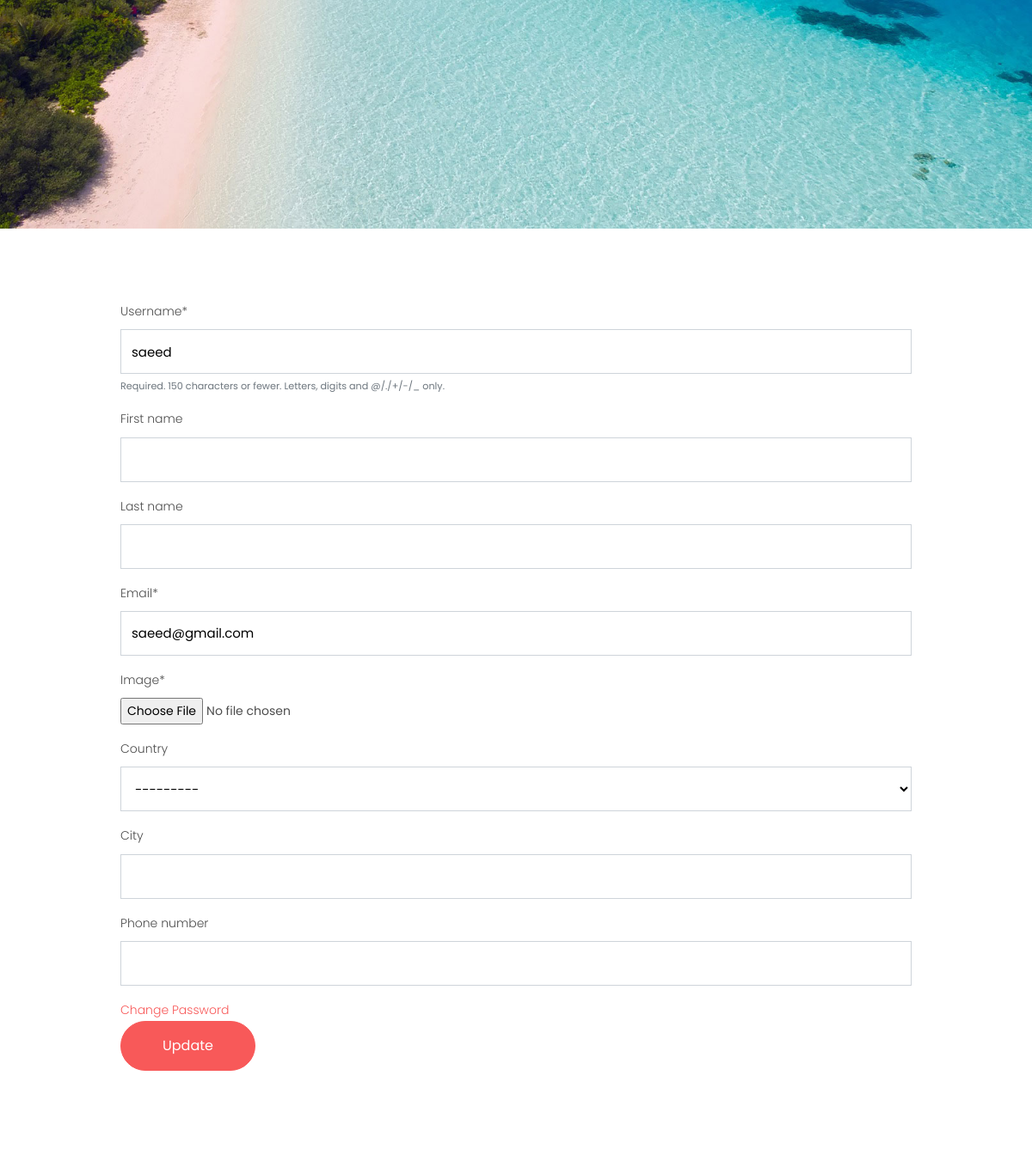
Before: /accounts/profile/saeed/update/ (middle part) with the older database file.
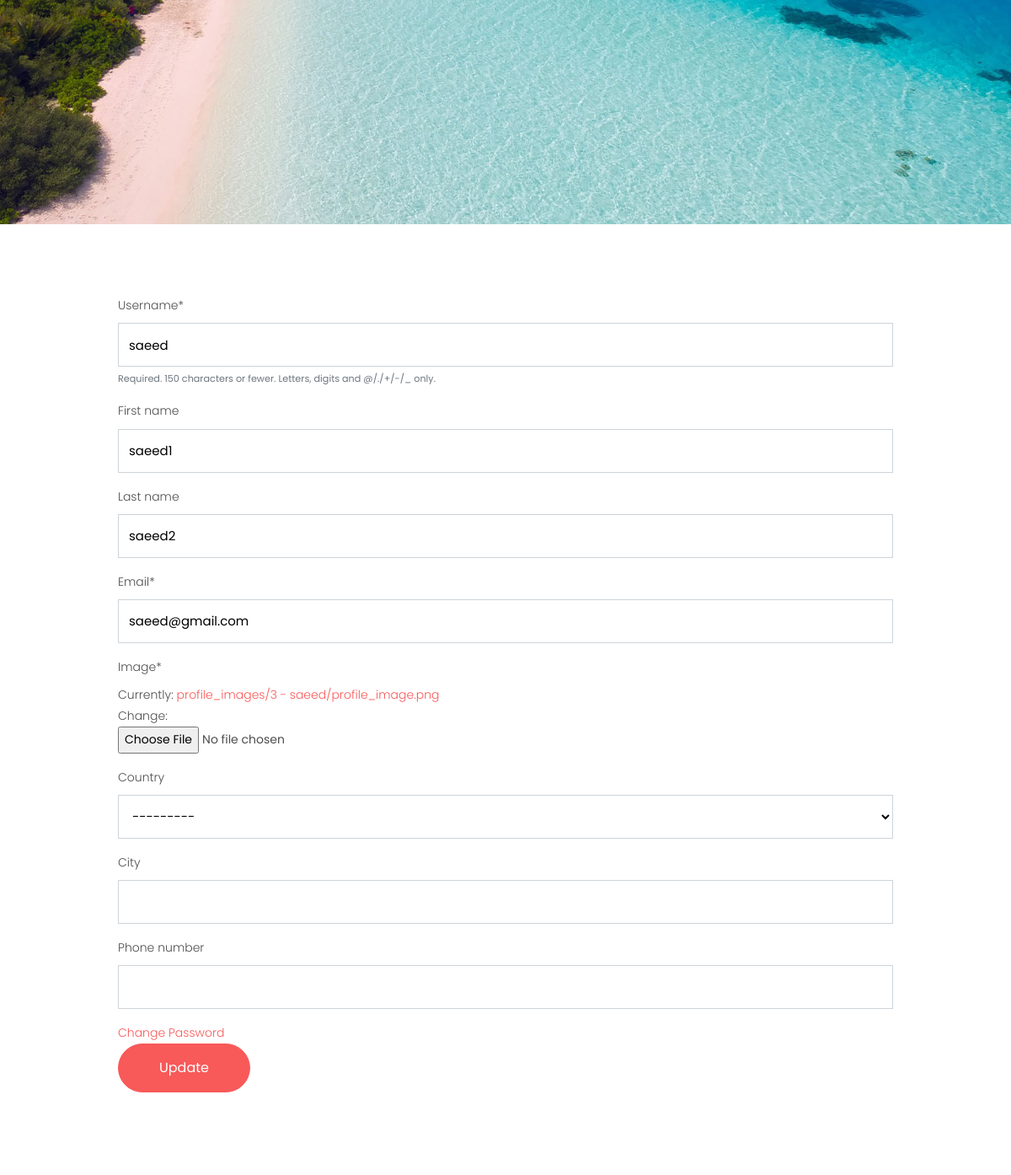
After: the same page with the newer database file.
### accounts/models.py (models this page shows, shortened)
class User(AbstractUser):
    email = models.EmailField('email address',unique=True)
    image = models.ImageField(upload_to=get_profile_image_filepath,default='default.png')
    country = CountryField(blank=True)
    city = models.CharField(max_length = 150,blank=True)
    phone_number = PhoneNumberField(blank=True)
    last_update = models.DateTimeField(auto_now=True)
    slug = models.SlugField(blank=True, null=True)
    toggle_cart_option = models.BooleanField(default=False)
    objects = MyUserManager()

### accounts/views.py (the view, shortened to what this page needs)
# urls.py: path('profile/<slug:slug>/update/',views.ProfileUpdateView.as_view(),name='profile-update'),
class ProfileUpdateView(UpdateView):
    model=get_user_model()
    form_class=UserUpdateForm

### accounts/forms.py
class UserUpdateForm(forms.ModelForm):
    email = forms.EmailField(min_length=8)
    class Meta:
        model = get_user_model()
        fields = ('username','first_name','last_name','email','image', 'country', 'city', 'phone_number', )

### project/context_processors.py (called while the page is built)
def nav_links(request):
    urlpath = request.path
    cxt = {
        'urlpath':urlpath,
    }
    return cxt

def myfooter(request):
    info = Info.objects.last()
    cxt = {
        'myfooter':info,
    }
    return cxt

### accounts/templates/accounts/user_form.html (shortened to what this page needs)
{% extends "base.html" %}
{% load static %}
{% load crispy_forms_tags %}
{% block content %}
<div class="hero-wrap js-fullheight" style="background-image: url('{% static 'images/bg_2.jpg' %}');">
    <div class="container">
      <div class="row no-gutters slider-text js-fullheight align-items-center justify-content-center" data-scrollax-parent="true">
      </div>
    </div>
  </div>
  <section class="ftco-section contact-section ftco-degree-bg">
    <div class="container">
      <div class="row block-9">
        <div class="col-md-10 pr-md-10 mx-auto">
          <form method="POST" enctype="multipart/form-data">
            {{form|crispy}}
            <a href="{% url 'password_change' %}" class="mb-2">Change Password</a>
            <div class="form-group">
              <input type="submit" value="{% if 'update' in urlpath %}Update{% else %}Sign Up{% endif %}" class="btn btn-primary py-3 px-5">
            </div>
          </form>
        </div>
      </div>
    </div>
  </section>
{% endblock content %}

### main/templates/base.html (shortened to what this page needs)
{% load static %}
<!DOCTYPE html>
<html lang="en">
  <head>
    <link rel="stylesheet" href="{% static 'css/open-iconic-bootstrap.min.css' %}">
    <link rel="stylesheet" href="{% static 'css/animate.css' %}">
    <link rel="stylesheet" href="{% static 'css/owl.carousel.min.css' %}">
    <link rel="stylesheet" href="{% static 'css/owl.theme.default.min.css' %}">
    <link rel="stylesheet" href="{% static 'css/magnific-popup.css' %}">
    <link rel="stylesheet" href="{% static 'css/aos.css' %}">
    <link rel="stylesheet" href="{% static 'css/ionicons.min.css' %}">
    <link rel="stylesheet" href="{% static 'css/bootstrap-datepicker.css' %}">
    <link rel="stylesheet" href="{% static 'css/jquery.timepicker.css' %}">
    <link rel="stylesheet" href="{% static 'css/flaticon.css' %}">
    <link rel="stylesheet" href="{% static 'css/icomoon.css' %}">
    <link rel="stylesheet" href="{% static 'css/style.css' %}">
  </head>
  <body>
{% block content %}
{% endblock content %}
  </body>
</html>

Changed rows visible on the page:
changed User "saeed": first_name (not shown) → "saeed1"; last_name (not shown) → "saeed2"
Other visible differences:
text no longer shown: "Username * Required. 150 characters or fewer. Letters, digits and @/./+/-/_ only. First name Last name Email * Image * Country City Phone number"
text now shown: "Username * Required. 150 characters or fewer. Letters, digits and @/./+/-/_ only. First name Last name Email * Image * Currently: profile_images/3 - saeed/profile_image.png Change: Country City Phone number"
